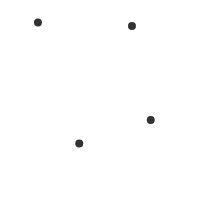
Frame 1 (no input)
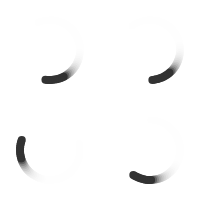
Frame 60 (no input)
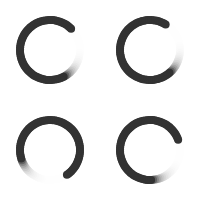
Frame 120 (the mouse pressed at the canvas centre since frame 60)

The p5.js sketch that drew these frames (run headless with seeded random() and noise() and a simulated clock; from frame 60 on, the mouse is pressed at the canvas centre):

// p5.js sketch
// ── sketch.js
let t = 0; // time variable
let rand = []

function setup() {
  var cnv = createCanvas(200, 200);
  var x = (windowWidth - width) / 2;
  var y = (windowHeight - height) / 2;
  cnv.position(x, y);

  noStroke();
  fill(51);
  rand = [
    random(50),
    random(50),
    random(50),
    random(50)
  ]
}

function draw() {
  if (!(round(t) % 3)) {
    background(256, 60);
  }

  [
    [  50,  50 ],
    [ 150,  50 ],
    [  50, 150 ],
    [ 150, 150 ]
  ].forEach(function(arr, i) {
    let x = arr[0]
    let y = arr[1]
    let r = rand[i]

    // each particle moves in a circle
    let myX = x + 30 * cos(2 * PI * t + r);
    let myY = y + 30 * sin(2 * PI * t + r);

    ellipse(myX, myY, 8); // draw particle
  })


  t = t + 0.01; // update time
}

function round(x) {
  return Number.parseFloat(x).toFixed(4);
}
